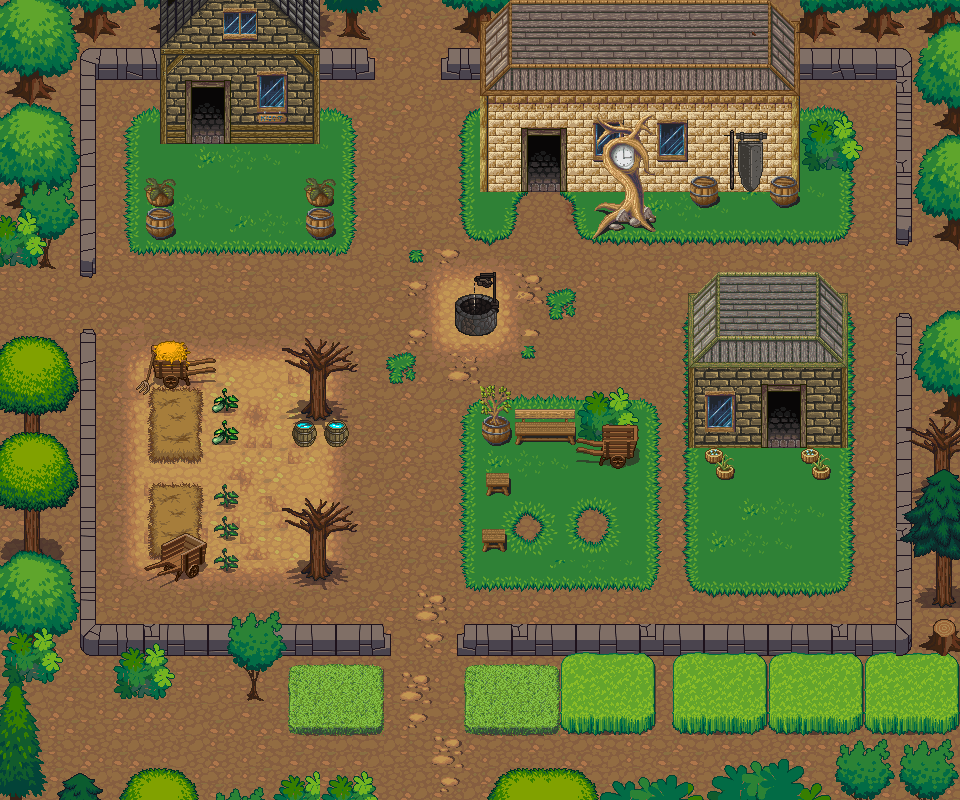

Tiled map render using the project's own tile images. Description and the map definition, with tile-layer contents summarised, below:
An orthogonal 60x50 tile map with 16x16 px tiles, 3 tile layers (ground, top1, top2), 5 tilesets and 70 objects.

<map version="1.0" orientation="orthogonal" renderorder="right-down" width="60" height="50" tilewidth="16" tileheight="16" nextobjectid="293">
 <tileset firstgid="1" name="terrain_atlas" tilewidth="16" tileheight="16" tilecount="4096" columns="64">
  <image source="tilesets/terrain_atlas.png" width="1024" height="1024" />
 </tileset>
 <tileset firstgid="4097" name="base_out_atlas" tilewidth="16" tileheight="16" tilecount="4096" columns="64">
  <image source="tilesets/base_out_atlas.png" width="1024" height="1024" />
 </tileset>
 <tileset firstgid="8193" name="plant repack" tilewidth="16" tileheight="16" tilecount="676" columns="26">
  <image source="tilesets/plant repack.png" width="416" height="416" />
 </tileset>
 <tileset firstgid="8869" name="town" tilewidth="16" tileheight="16" tilecount="1024" columns="32">
  <image source="tilesets/town.png" width="512" height="512" />
 </tileset>
 <tileset firstgid="9893" name="build_atlas" tilewidth="16" tileheight="16" tilecount="4096" columns="64">
  <image source="tilesets/build_atlas.png" width="1024" height="1024" />
 </tileset>
 <layer name="ground" width="60" height="50">
  <data>[3000 cells, 3000 non-empty, 234 distinct tile ids]</data>
 </layer>
 <layer name="top1" width="60" height="50">
  <data>[3000 cells, 1400 non-empty, 597 distinct tile ids]</data>
 </layer>
 <layer name="top2" width="60" height="50">
  <data>[3000 cells, 517 non-empty, 357 distinct tile ids]</data>
 </layer>
 <objectgroup name="barrieren">
  <object id="187" x="384" y="800">
   <polyline points="0,0 -16,-16 -192,-16 -224,-32 -256,-16 -336,-16 -352,-96 -320,-144 -272,-144 -256,-112 -208,-112 -208,-144 -160,-144 -128,-96 -112,-128 -96,-128 -96,-80 -80,-64 -16,-64 0,-80 0,-176 -288,-176 -288,-464 -384,-464" />
  </object>
  <object id="188" x="0" y="272">
   <polyline points="0,0 96,0 96,-192 160,-192 160,-128 192,-128 192,-144 192,-176 224,-176 224,-128 320,-128 320,-192 368,-192 368,-272" />
  </object>
  <object id="189" x="448" y="0">
   <polyline points="0,0 0,80 32,80 32,192 80,192 80,144" />
  </object>
  <object id="190" x="560" y="144">
   <polyline points="0,0 0,48 48,48 48,80 80,80 96,64 96,48 128,48 144,64 160,48 208,48 224,64 240,48 240,32 240,-64 336,-64 336,96 400,96" />
  </object>
  <object id="192" x="960" y="320">
   <polyline points="0,0 -64,0 -64,304 -496,304 -496,400 -480,416 -320,416 -304,400 -304,336 -288,336 -288,400 -272,416 -128,416 -128,464 -144,464 -208,448 -256,464 -352,464 -416,448 -464,464 -480,480" />
  </object>
  <object id="193" x="688" y="304">
   <polyline points="0,0 32,-32 128,-32 160,0 160,144 112,144 112,96" />
  </object>
  <object id="194" x="688" y="304">
   <polyline points="0,0 0,144 80,144 80,96" />
  </object>
  <object id="195" x="144" y="176" width="32" height="32">
   <ellipse />
  </object>
  <object id="196" x="144" y="208" width="32" height="32">
   <ellipse />
  </object>
  <object id="197" x="304" y="176" width="32" height="32">
   <ellipse />
  </object>
  <object id="198" x="304" y="208" width="32" height="32">
   <ellipse />
  </object>
  <object id="200" x="144" y="336" width="48" height="48">
   <ellipse />
  </object>
  <object id="201" x="288" y="416" width="32" height="32">
   <ellipse />
  </object>
  <object id="202" x="320" y="416" width="32" height="32">
   <ellipse />
  </object>
  <object id="204" x="160" y="528" width="48" height="48">
   <ellipse />
  </object>
  <object id="206" x="720" y="464" width="16" height="16">
   <ellipse />
  </object>
  <object id="208" x="704" y="448" width="16" height="16">
   <ellipse />
  </object>
  <object id="209" x="800" y="448" width="16" height="16">
   <ellipse />
  </object>
  <object id="210" x="816" y="464" width="16" height="16">
   <ellipse />
  </object>
  <object id="215" x="480" y="432">
   <polyline points="0,0 16,16 96,16 128,32 160,16 160,-16 144,-32 112,-32 32,-32 16,-32 0,-16 0,0" />
  </object>
  <object id="216" x="480" y="464" width="32" height="32">
   <ellipse />
  </object>
  <object id="217" x="480" y="528" width="32" height="32">
   <ellipse />
  </object>
  <object id="218" x="304" y="352">
   <polyline points="0,0 32,0 32,64 0,64 0,0" />
  </object>
  <object id="221" x="800" y="112" width="64" height="64">
   <ellipse />
  </object>
  <object id="224" x="304" y="512" width="32" height="64" />
  <object id="227" x="448" y="272" width="64" height="64">
   <ellipse />
  </object>
 </objectgroup>
 <objectgroup name="schatztruhen">
  <object id="73" x="64" y="656" width="16" height="16">
   <properties>
    <property name="Inhalt" value="FoliantKraft" />
    <property name="typ" value="2" />
   </properties>
  </object>
  <object id="74" x="800" y="80" width="16" height="16">
   <properties>
    <property name="Inhalt" value="Nahrung1" />
    <property name="typ" value="2" />
   </properties>
  </object>
  <object id="238" x="656" y="656" width="16" height="16">
   <properties>
    <property name="Inhalt" value="Nahrung1" />
    <property name="typ" value="2" />
   </properties>
  </object>
  <object id="258" x="368" y="64" width="16" height="16">
   <properties>
    <property name="vorbed" value="10" />
   </properties>
  </object>
  <object id="259" x="384" y="64" width="16" height="16">
   <properties>
    <property name="vorbed" value="10" />
   </properties>
  </object>
  <object id="260" x="426.5" y="31" width="16" height="16">
   <properties>
    <property name="vorbed" value="10" />
   </properties>
  </object>
  <object id="261" x="416" y="64" width="16" height="16">
   <properties>
    <property name="vorbed" value="10" />
   </properties>
  </object>
  <object id="262" x="432" y="64" width="16" height="16">
   <properties>
    <property name="vorbed" value="10" />
   </properties>
  </object>
  <object id="270" x="896" y="240" width="16" height="16">
   <properties>
    <property name="vorbed" value="10" />
   </properties>
  </object>
  <object id="271" x="896" y="256" width="16" height="16">
   <properties>
    <property name="vorbed" value="10" />
   </properties>
  </object>
  <object id="272" x="896" y="304" width="16" height="16">
   <properties>
    <property name="vorbed" value="10" />
   </properties>
  </object>
  <object id="273" x="928" y="272" width="16" height="16">
   <properties>
    <property name="vorbed" value="10" />
   </properties>
  </object>
  <object id="274" x="896" y="272" width="16" height="16">
   <properties>
    <property name="vorbed" value="10" />
   </properties>
  </object>
  <object id="275" x="896" y="288" width="16" height="16">
   <properties>
    <property name="vorbed" value="10" />
   </properties>
  </object>
  <object id="276" x="400" y="64" width="16" height="16">
   <properties>
    <property name="vorbed" value="10" />
   </properties>
  </object>
 </objectgroup>
 <objectgroup name="enemyHumanoid">
  <object id="247" x="48" y="752" width="16" height="16">
   <properties>
    <property name="typ" value="raider-1" />
    <property name="vorbedfalse" value="10" />
   </properties>
  </object>
  <object id="248" x="864" y="240" width="16" height="16">
   <properties>
    <property name="typ" value="raider-2" />
    <property name="vorbedfalse" value="10" />
   </properties>
  </object>
  <object id="249" x="158" y="474" width="16" height="16">
   <properties>
    <property name="typ" value="raider-2" />
    <property name="vorbedfalse" value="10" />
   </properties>
  </object>
  <object id="250" x="192" y="176" width="16" height="16">
   <properties>
    <property name="typ" value="raider-1" />
    <property name="vorbedfalse" value="10" />
   </properties>
  </object>
  </objectgroup>
 <objectgroup name="areaborder">
  <!-- 7 objects omitted --></objectgroup>
 <objectgroup name="startpunkt">
  <!-- 6 objects omitted --></objectgroup>
</map>
<!-- 25 of 70 objects omitted -->
